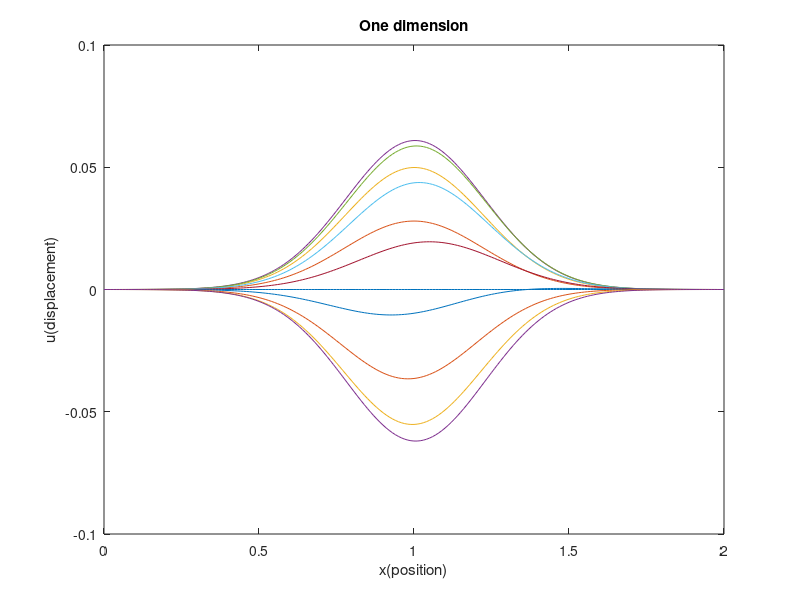

Source code (MATLAB):
L = 2;
T = 30;
alpha = 0.1;
dt = 0.028;
dx = 0.01;
PosX = unique([0:dx:L,L]);
Time = unique([0:dt:T,T]);
Sol = zeros(length(PosX), length(Time));
Sol(:,2) = (exp(-10*(PosX-(L/2)).^2) - exp(-10*(L/2).^2))*dt;
r = alpha * dt^2 / dx^2;
index = 2:length(PosX)-1;
for j = 3: length(Time)
    Sol(index, j) = 2*Sol(index, j-1) - Sol(index, j-2) + r*(Sol(index+1, j-1)) - 2*Sol(index, j-1) + Sol(index-1, j-1);
end

[x, timeframes] = size(Time);
figure(1);
for i = 1:11
    plot(PosX, Sol(:,i)');
    hold on;
end
hold off
title('One dimension');
xlabel('x(position)');
ylabel('u(displacement)');